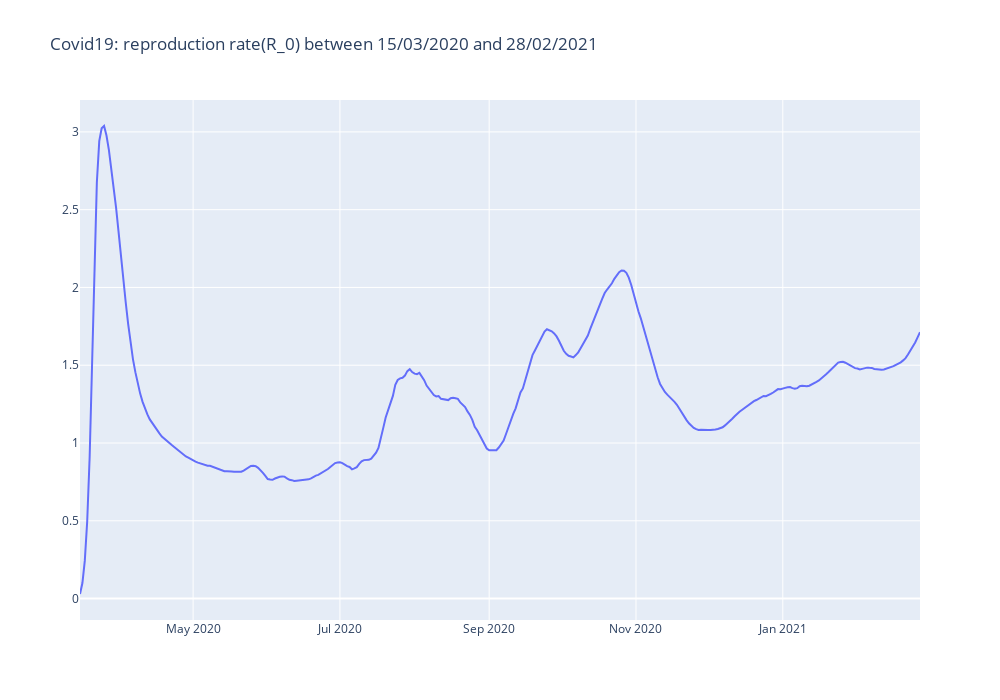

Write notebook code for a chart like this one.
### Code cell
fig1 = go.Figure()
fig1.add_trace(go.Scatter(x=lst_range[:-1], y=R_0[:-1], name="beta"))

fig1.update_layout(title_text="Covid19: reproduction rate(R_0) between 15/03/2020 and 28/02/2021",height=700, width=1000)
fig1.write_html("figures/SIR_data.html")
fig1.write_image("figures/reproduction_rate.jpeg")
fig1.show()

### Figure 1 — Plotly figure (JSON) as saved in the notebook; plotly's stock layout.template omitted (floating-point values rounded to 4 significant figures; data arrays with more than 128 entries replaced by an {"elided": "..."} marker saying what was removed)
{"data": [{"name": "beta", "type": "scatter", "x": {"elided": "350 str values"}, "y": {"elided": "350 float values"}}], "layout": {"height": 700, "title": {"text": "Covid19: reproduction rate(R_0) between 15/03/2020 and 28/02/2021"}, "width": 1000}}
